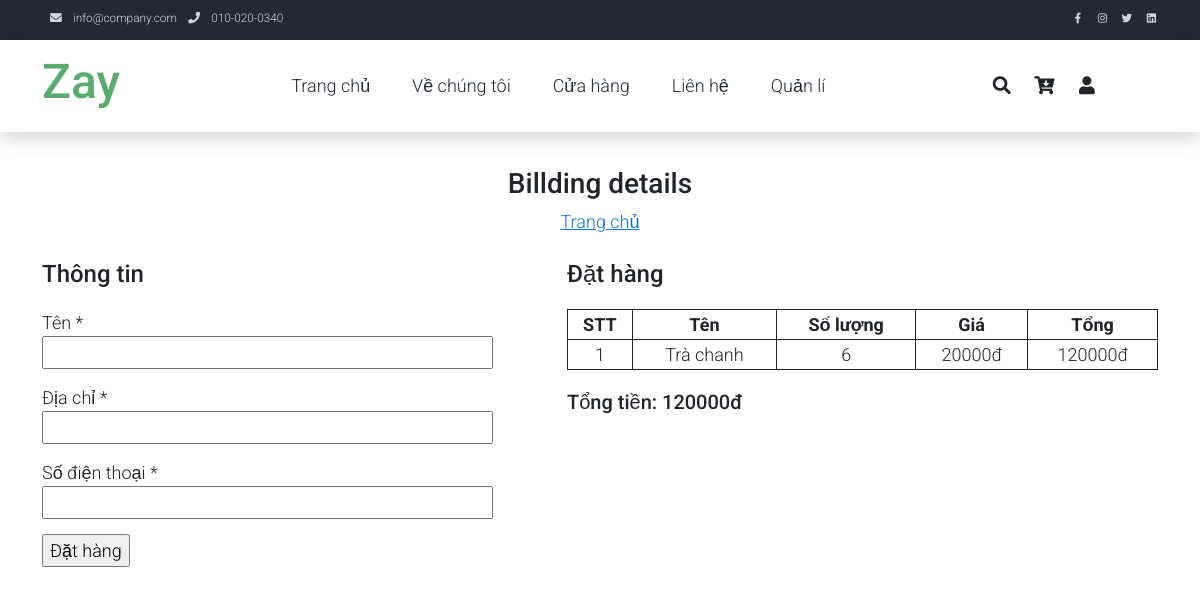
The page /?action=checkout (signed in) on the database its author committed.
### tables this page shows
CREATE TABLE `cart` (
  `id` int(11) NOT NULL,
  `title` varchar(255) NOT NULL,
  `img` text NOT NULL,
  `quantity` int(11) NOT NULL,
  `price` int(11) NOT NULL,
  `username` varchar(255) NOT NULL,
  `id_product` int(11) NOT NULL
);

### index.php (called while the page is built)
<?php
    require_once "Controller/Controll.php";
    $index = new Controller();
    $index->MainControl();
?>

### Model/DbModel.php (called while the page is built, shortened)
<?php
    class Model extends Db{
        public function GetCart(){
            $sql = "SELECT * FROM cart";
            $con = $this->connect();
            $result = $con->query($sql);
            if($result->num_rows==0){
                $data = 0;
            }else{
                while($datas = mysqli_fetch_assoc($result)) {
                    $data[] = $datas;
                }
            }
            return $data;
        }
    }
?>

### View/checkout.php (the view, shortened to what this page needs)
<!DOCTYPE html>
<html lang="en">
<head>
    <link rel="stylesheet" href="./View/css/checkout.css">
    <link href="https://cdn.jsdelivr.net/npm/bootstrap@5.2.1/dist/css/bootstrap.min.css" rel="stylesheet">
    <link rel="stylesheet" href="./header.css">
    <link rel="stylesheet" href="assets/css/templatemo.css">
    <link rel="stylesheet" href="assets/css/custom.css">
    <link rel="stylesheet" href="assets/css/fontawesome.min.css">
</head>
<body>
    <nav class="navbar navbar-expand-lg bg-dark navbar-light d-none d-lg-block" id="templatemo_nav_top">
        <div class="container text-light">
            <div class="w-100 d-flex justify-content-between">
                <div>
                    <i class="fa fa-envelope mx-2"></i>
                    <a class="navbar-sm-brand text-light text-decoration-none" href="mailto:info@company.com">info@company.com</a>
                    <i class="fa fa-phone mx-2"></i>
                    <a class="navbar-sm-brand text-light text-decoration-none" href="tel:010-020-0340">010-020-0340</a>
                </div>
                <div>
                    <a class="text-light" href="https://fb.com/" target="_blank" rel="sponsored"><i class="fab fa-facebook-f fa-sm fa-fw me-2"></i></a>
                    <a class="text-light" href="https://www.instagram.com/" target="_blank"><i class="fab fa-instagram fa-sm fa-fw me-2"></i></a>
                    <a class="text-light" href="https://twitter.com/" target="_blank"><i class="fab fa-twitter fa-sm fa-fw me-2"></i></a>
                    <a class="text-light" href="https://www.linkedin.com/" target="_blank"><i class="fab fa-linkedin fa-sm fa-fw"></i></a>
                </div>
            </div>
        </div>
    </nav>
    <nav class="navbar navbar-expand-lg navbar-light shadow">
        <div class="container d-flex justify-content-between align-items-center">
            <a class="navbar-brand text-success logo h1 align-self-center" href="index.html">
                Zay
            </a>
            <div class="align-self-center collapse navbar-collapse flex-fill  d-lg-flex justify-content-lg-between" id="templatemo_main_nav">
                <div class="flex-fill">
                    <ul class="nav navbar-nav d-flex justify-content-between mx-lg-auto">
                        <li class="nav-item">
                            <a class="nav-link" href="http://localhost/milktea/">Trang chủ</a>
                        </li>
                        <li class="nav-item">
                            <a class="nav-link" href="#">Về chúng tôi</a>
                        </li>
                        <li class="nav-item">
                            <a class="nav-link" href="#">Cửa hàng</a>
                        </li>
                        <li class="nav-item">
                            <a class="nav-link" href="#">Liên hệ</a>
                        </li>
                        <?php if(isset($_SESSION['role']) && $_SESSION['role'] == 1):?>
                            <li class="nav-item">
                                <a class="nav-link" href="?action=manager&categories_manager">Quản lí</a>
                            </li>
                        <?php endif;?>
                    </ul>
                </div>
            </div>
            <div class="navbar align-self-center d-flex">
                <a class="nav-icon d-none d-lg-inline" href="#" data-bs-toggle="modal" data-bs-target="#templatemo_search">
                    <i class="fa fa-fw fa-search text-dark mr-2"></i>
                </a>
                <a class="nav-icon position-relative text-decoration-none" href="?action=cart">
                    <i class="fa fa-fw fa-cart-arrow-down text-dark mr-1"></i>
                </a>
                <?php
                    if(isset($_SESSION['username'])){
                        ?>
                            <a class="nav-icon position-relative text-decoration-none" href="?action=account">
                                <i class="fa fa-fw fa-user text-dark mr-3"></i>
                            </a>
                        <?php
                    }else{
                        ?>
                            <a class="nav-icon position-relative text-decoration-none" href="?action=login">
                                <i class="fa fa-fw fa-user text-dark mr-3"></i>
                            </a>
                        <?php
                    }
                ?>
            </div>
        </div>
    </nav>
    <?php
    if(count($cartUser) > 0){
        ?>
        <div class='checkout'>
            <div class='container'>
                <div class='billding_order'>
                    <h3>Billding details</h3>
                    <div class="action">
                        <a href="http://localhost/milktea">Trang chủ</a>
                    </div>
                    <form method="POST">
                        <div class="row">
                            <div class="col-5">
                                <div class='billding_detail'>
                                    <h4>Thông tin</h4>
                                    <div class="col-12 col-lg-12">
                                        <label>Tên </label>
                                        <abbr class='required'>*</abbr>
                                        <input type="text" name="full_name" required></input>
                                    </div>
                                    <div class="col-12 col-lg-12">
                                        <label>Địa chỉ </label>
                                        <abbr class='required'>*</abbr>
                                        <input type="text" name="andress" required></input>
                                    </div>
                                    <div class="col-12 col-lg-12">
                                        <label>Số điện thoại </label>
                                        <abbr class='required'>*</abbr>
                                        <input type="number" name="phone" required></input>
                                    </div>
                                </div>
                            </div>
                            <div class="col-lg-7">
                                <div class='your_order'>
                                    <h4>Đặt hàng</h4>
                                    <table>
                                        <thead>
                                            <th>STT</th>
                                            <th>Tên</th>
                                            <th>Số lượng</th>
                                            <th>Giá</th>
                                            <th>Tổng</th>
                                        </thead>
                                        <tbody>
                                            <?php
                                            $i = 0;
                                            $sum = 0;
                                            foreach ($cartUser as $key => $value) {
                                                $i++;
                                                $sum += ($value['price'] * $value['quantity']);
                                                ?>
                                                <tr>
                                                    <td><?php echo $i; ?></td>
                                                    <td><?php echo $value['title']; ?></td>
                                                    <td><?php echo $value['quantity']; ?></td>
                                                    <td><?php echo $value['price']; ?>đ</td>
                                                    <td><?php echo $summ = ($value['price'] * $value['quantity']); ?>đ</td>
                                                </tr>
                                                <?php
                                            }
                                            ?>
                                        </tbody>
                                    </table>
                                    <h5>Tổng tiền: <?php echo $sum; ?>đ</h5>
                                </div>
                            </div>
                        </div>
                        <input type="submit" name="order" value="Đặt hàng">
                    </form>
                </div>
            </div>
        </div>
        <?php
    }
    ?>
</body>
</html>

### View/css/checkout.css (style rules this page uses)
.checkout .billding_order { margin-top: 35px; }
.checkout .billding_order h3, .checkout .billding_order .action { text-align: center; }
.checkout .billding_order h4 { margin-bottom: 20px; }
.checkout .billding_order .action { margin-bottom: 25px; }
.checkout .billding_order .billding_detail .col-12 { margin-bottom: 15px; }
.checkout .billding_order .billding_detail input { width: 100%; }
.checkout .billding_order .your_order { padding-left: 50px; }
.checkout .billding_order .your_order table { width: 100%; }
.checkout .billding_order .your_order table tr td, .checkout .billding_order .your_order table th { text-align: center; border: 1px solid; }
.checkout .billding_order .your_order h5 { margin-top: 20px; }

### header.css (style rules this page uses)
.fab, .fa-brands { font-family: 'Font Awesome 5 Brands' !important; }
a.navbar-brand { height: 100%; align-items: center; display: flex; }

### assets/css/templatemo.css (style rules this page uses)
body, ul, li, p, a, label, input, div { font-family: 'Roboto', sans-serif; font-size: 18px !important; font-weight: 300 !important; }
.h1 { font-family: 'Roboto', sans-serif; font-size: 48px !important; font-weight: 200 !important; }
.logo { font-weight: 500 !important; }
.text-success { color: #59ab6e !important; }
.text-light { color: #cfd6e1 !important; }
.bg-dark { background-color: #212934 !important; }
#templatemo_nav_top { min-height: 40px; }
#templatemo_nav_top * { font-size: .9em !important; }
#templatemo_main_nav a { color: #212934; }
@media (min-width: 768px) { #templatemo_main_nav .navbar-nav { max-width: 450px; } }
@media (min-width: 992px) { #templatemo_main_nav .navbar-nav { max-width: 550px; } }

### assets/css/custom.css (style rules this page uses)
body { overflow-x: hidden; }
.navbar.align-self-center.d-flex { padding-right: 50px; }
.navbar.align-self-center.d-flex a { padding: 0 10px; }

### rows shown on the page
cart: title "Trà chanh", quantity "6", price "20000", $summ = ($value['price'] * $value['quantity']) "120000"

### other values the page prints
$sum "120000"
